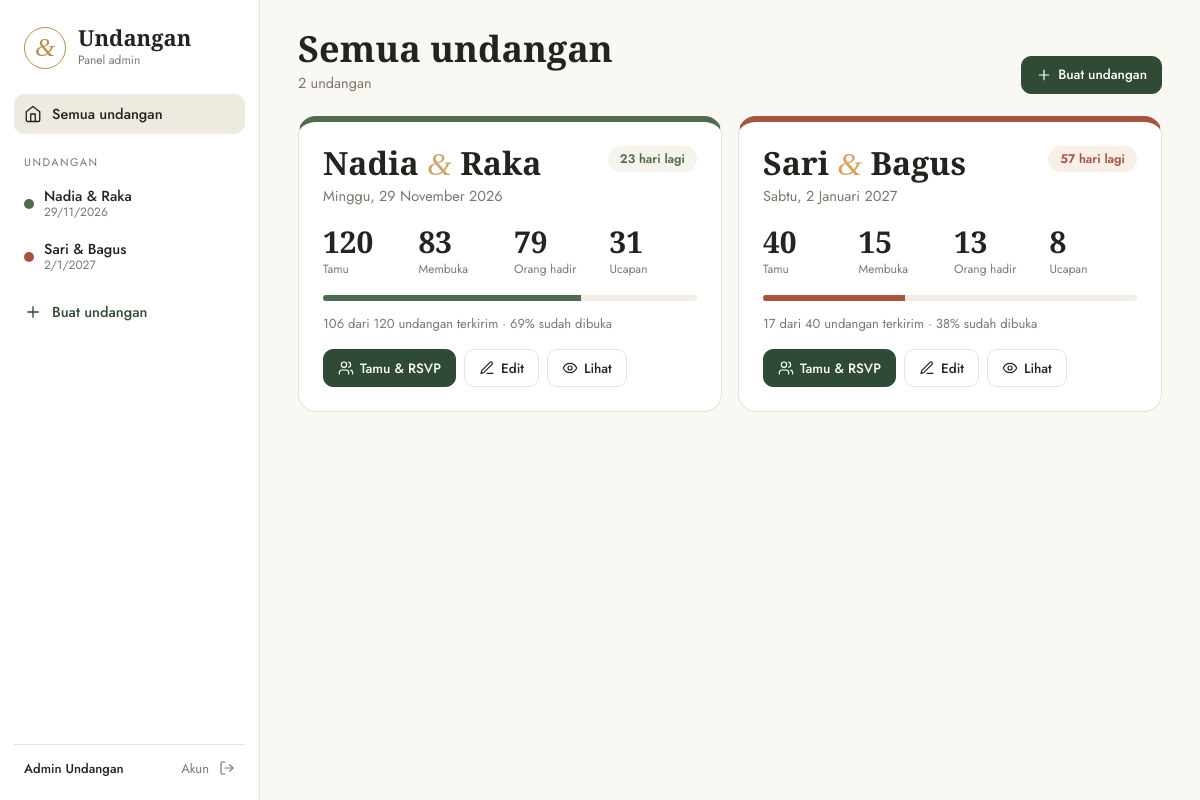
Screenshot of /admin.php?page=dashboard (signed in) with the database file from the repository.
### tables this page shows
CREATE TABLE acara (
  id INT AUTO_INCREMENT PRIMARY KEY,
  slug VARCHAR(60) NOT NULL UNIQUE,
  pria_panggilan VARCHAR(40) NOT NULL,
  pria_nama VARCHAR(120) NOT NULL,
  pria_ortu VARCHAR(200),
  pria_foto VARCHAR(120),
  wanita_panggilan VARCHAR(40) NOT NULL,
  wanita_nama VARCHAR(120) NOT NULL,
  wanita_ortu VARCHAR(200),
  wanita_foto VARCHAR(120),
  urutan ENUM('wanita','pria') NOT NULL DEFAULT 'wanita',    
  akad_waktu DATETIME NOT NULL,
  akad_selesai TIME NULL,
  akad_tempat VARCHAR(150) NOT NULL,
  akad_alamat VARCHAR(255),
  resepsi_waktu DATETIME NULL,
  resepsi_selesai TIME NULL,
  resepsi_tempat VARCHAR(150),
  resepsi_alamat VARCHAR(255),
  maps_url VARCHAR(500),
  kutipan TEXT,
  kutipan_sumber VARCHAR(100),
  palet VARCHAR(20) NOT NULL DEFAULT 'sage',
  musik VARCHAR(120),
  alamat_kado VARCHAR(255),
  maks_orang_default TINYINT NOT NULL DEFAULT 2,
  template_wa TEXT,                                    
  aktif TINYINT(1) NOT NULL DEFAULT 1,
  created_at DATETIME NOT NULL DEFAULT CURRENT_TIMESTAMP
);

### admin.php (called while the page is built, shortened)
<?php
require __DIR__ . '/includes/bootstrap.php';
$routes = [
    'login'      => 'pages/admin/login.php',
    'logout'     => 'pages/admin/logout.php',
    'dashboard'  => 'pages/admin/dashboard.php',
    'acara'      => 'pages/admin/acara.php',
    'tamu'       => 'pages/admin/tamu.php',
    'kirim'      => 'pages/admin/kirim.php',
    'ucapan'     => 'pages/admin/ucapan.php',
    'akun'       => 'pages/admin/akun.php',
];
$page = (string) ($_GET['page'] ?? 'dashboard');
require __DIR__ . '/' . $routes[$page];

### pages/admin/dashboard.php (the view, shortened to what this page needs)
<?php
$rows = q("SELECT a.*,
  (SELECT COUNT(*) FROM tamu t WHERE t.acara_id = a.id) tamu,
  (SELECT COUNT(*) FROM tamu t WHERE t.acara_id = a.id AND t.dikirim_at IS NOT NULL) dikirim,
  (SELECT COUNT(*) FROM tamu t WHERE t.acara_id = a.id AND t.dibuka_at IS NOT NULL) dibuka,
  (SELECT COALESCE(SUM(r.jumlah),0) FROM rsvp r JOIN tamu t ON t.id = r.tamu_id WHERE t.acara_id = a.id AND r.kehadiran = 'hadir') orang,
  (SELECT COUNT(*) FROM ucapan u WHERE u.acara_id = a.id) ucapan
  FROM acara a ORDER BY a.akad_waktu")->fetchAll();
$title = 'Semua undangan';
$sub = count($rows) . ' undangan';
$actions = '<a class="btn pri" href="' . url('acara') . '">' . icon('plus', 16) . ' Buat undangan</a>';
require __DIR__ . '/../../includes/admin_header.php';
?>
<div class="events">
  <?php foreach ($rows as $r): [$x1, $x2] = pasangan($r); $pal = PALET[$r['palet']] ?? PALET['sage'];
    $sisa = (int) floor((strtotime(date('Y-m-d', strtotime($r['akad_waktu']))) - strtotime('today')) / 86400); ?>
    <article class="ev-card" style="--p:<?= e($pal[2]) ?>;--a:<?= e($pal[3]) ?>;--b:<?= e($pal[1]) ?>">
      <div class="ev-head">
        <div><h2><?= e($x1) ?> <em>&amp;</em> <?= e($x2) ?></h2><p><?= e(tgl_panjang($r['akad_waktu'])) ?></p></div>
        <span class="pill"><?= $sisa > 0 ? $sisa . ' hari lagi' : ($sisa === 0 ? 'Hari ini' : 'Selesai') ?></span>
      </div>
      <div class="ev-stats">
        <div><b><?= (int) $r['tamu'] ?></b><small>Tamu</small></div>
        <div><b><?= (int) $r['dibuka'] ?></b><small>Membuka</small></div>
        <div><b><?= (int) $r['orang'] ?></b><small>Orang hadir</small></div>
        <div><b><?= (int) $r['ucapan'] ?></b><small>Ucapan</small></div>
      </div>
      <div class="bar"><span style="width:<?= $r['tamu'] ? round($r['dibuka'] / $r['tamu'] * 100) : 0 ?>%"></span></div>
      <p class="mut sm"><?= (int) $r['dikirim'] ?> dari <?= (int) $r['tamu'] ?> undangan terkirim · <?= $r['tamu'] ? round($r['dibuka'] / $r['tamu'] * 100) : 0 ?>% sudah dibuka<?= $r['aktif'] ? '' : ' · <b>nonaktif</b>' ?></p>
      <div class="ev-btns">
        <a class="btn pri" href="<?= url('tamu', ['id' => $r['id']]) ?>"><?= icon('users', 16) ?> Tamu &amp; RSVP</a>
        <a class="btn" href="<?= url('acara', ['id' => $r['id']]) ?>"><?= icon('edit', 16) ?> Edit</a>
        <a class="btn" href="<?= e(link_tamu($r)) ?>" target="_blank" rel="noopener"><?= icon('eye', 16) ?> Lihat</a>
      </div>
    </article>
  <?php endforeach; ?>
</div>
<?php require __DIR__ . '/../../includes/admin_footer.php'; ?>

### includes/bootstrap.php (shortened to what this page needs)
<?php
function db(): PDO
{
    static $pdo = null;
    if ($pdo === null) {
        $c = require __DIR__ . '/../config/database.php';
        $pdo = new PDO("mysql:host={$c['host']};port={$c['port']};dbname={$c['database']};charset=utf8mb4", $c['username'], $c['password'], [
            PDO::ATTR_ERRMODE => PDO::ERRMODE_EXCEPTION,
            PDO::ATTR_DEFAULT_FETCH_MODE => PDO::FETCH_ASSOC,
            PDO::ATTR_EMULATE_PREPARES => false,
        ]);
        $pdo->exec("SET time_zone = '+07:00'");
    }
    return $pdo;
}
function q(string $sql, array $params = []): PDOStatement
{
    $st = db()->prepare($sql);
    $st->execute($params);
    return $st;
}
function e($v): string { return htmlspecialchars((string) $v, ENT_QUOTES, 'UTF-8'); }
function url(string $page, array $p = []): string { return 'admin.php?' . http_build_query(['page' => $page] + $p); }
function user(): ?array { return $_SESSION['user'] ?? null; }
function base_url(): string
{
    $https = ($_SERVER['HTTPS'] ?? '') === 'on' || ($_SERVER['HTTP_X_FORWARDED_PROTO'] ?? '') === 'https';
    $dir = rtrim(str_replace('\\', '/', dirname($_SERVER['SCRIPT_NAME'] ?? '/')), '/');
    return ($https ? 'https' : 'http') . '://' . ($_SERVER['HTTP_HOST'] ?? 'localhost') . $dir . '/';
}
function link_tamu(array $acara, ?array $tamu = null): string
{
    return base_url() . '?u=' . rawurlencode($acara['slug']) . ($tamu ? '&k=' . $tamu['kode'] : '');
}
function tgl_panjang(string $dt): string
{
    $t = strtotime($dt);
    return HARI[(int) date('w', $t)] . ', ' . date('j', $t) . ' ' . BULAN[(int) date('n', $t)] . ' ' . date('Y', $t);
}
function pasangan(array $a, string $field = 'panggilan'): array
{
    $w = $a['wanita_' . $field]; $p = $a['pria_' . $field];
    return $a['urutan'] === 'pria' ? [$p, $w] : [$w, $p];
}
function icon(string $name, int $size = 18): string
{
    return '<svg class="ic" width="' . $size . '" height="' . $size . '" viewBox="0 0 24 24" fill="none" stroke="currentColor" stroke-width="1.8" stroke-linecap="round" stroke-linejoin="round" aria-hidden="true">' . $p . '</svg>';
}

### includes/admin_header.php (shortened to what this page needs)
<?php
$navAcara = q('SELECT id, slug, wanita_panggilan, pria_panggilan, urutan, akad_waktu, palet FROM acara ORDER BY akad_waktu')->fetchAll();
$navNow = $_GET['page'] ?? 'dashboard';
$navId = (int) ($acaraAktif['id'] ?? 0);
?>
<!DOCTYPE html>
<html lang="id">
<head>
<link rel="stylesheet" href="assets/css/admin.css?v=1">
</head>
<body>
<div class="shell">
  <aside class="nav">
    <a class="brand" href="<?= url('dashboard') ?>"><span>&amp;</span><div><b>Undangan</b><small>Panel admin</small></div></a>
    <a class="nl <?= $navNow === 'dashboard' ? 'on' : '' ?>" href="<?= url('dashboard') ?>"><?= icon('home', 18) ?> Semua undangan</a>
    <p class="nh">Undangan</p>
    <?php foreach ($navAcara as $navA): [$navX1, $navX2] = pasangan($navA); ?>
      <a class="nl ev <?= $navId === (int) $navA['id'] ? 'on' : '' ?>" href="<?= url('tamu', ['id' => $navA['id']]) ?>"><i style="background:<?= e((PALET[$navA['palet']] ?? PALET['sage'])[2]) ?>"></i><span><?= e($navX1 . " & " . $navX2) ?><small><?= e(date('j/n/Y', strtotime($navA['akad_waktu']))) ?></small></span></a>
    <?php endforeach; ?>
    <a class="nl add" href="<?= url('acara') ?>"><?= icon('plus', 18) ?> Buat undangan</a>
    <div class="me"><span><?= e(user()['nama']) ?></span><a href="<?= url('akun') ?>">Akun</a><a href="<?= url('logout') ?>" title="Keluar"><?= icon('logout', 16) ?></a></div>
  </aside>
  <main class="content">
    <header class="top"><div><h1><?= e($title) ?></h1><?php if (!empty($sub)): ?><p><?= $sub ?></p><?php endif; ?></div><div class="acts"><?= $actions ?? '' ?></div></header>

### assets/css/admin.css (style rules this page uses)
:root { --paper: #faf8f3; --white: #fff; --ink: #24231f; --mut: #7b776d; --line: #e8e3d8; --pri: #2f4a35; --acc: #b58f4c; --ok: #2f6b3a; --ok-c: #e5f0e3; --warn: #8a6216; --warn-c: #f6ecd5; --bad: #9a3a2a; --bad-c: #f6e3de; --serif: "Cormorant Garamond", Georgia, serif; --sans: "Jost", "Segoe UI", system-ui, sans-serif; }
* { box-sizing: border-box; }
body { margin: 0; background: var(--paper); color: var(--ink); font: 400 14.5px/1.5 var(--sans); }
a { color: var(--pri); }
.ic { vertical-align: -3px; flex-shrink: 0; }
.mut { color: var(--mut); }
.sm { font-size: 13px; }
.shell { display: grid; grid-template-columns: 260px 1fr; min-height: 100vh; }
.nav { background: var(--white); border-right: 1px solid var(--line); padding: 22px 14px; display: flex; flex-direction: column; gap: 2px; position: sticky; top: 0; height: 100vh; overflow-y: auto; }
.brand { display: flex; align-items: center; gap: 12px; padding: 4px 10px 22px; text-decoration: none; color: var(--ink); }
.brand span { width: 42px; height: 42px; border-radius: 50%; border: 1px solid var(--acc); display: grid; place-items: center; font: italic 500 26px var(--serif); color: var(--acc); }
.brand b { display: block; font: 600 22px/1 var(--serif); }
.brand small { color: var(--mut); font-size: 12px; }
.nh { font-size: 11px; letter-spacing: .14em; text-transform: uppercase; color: var(--mut); margin: 18px 10px 6px; }
.nl { display: flex; align-items: center; gap: 10px; padding: 9px 10px; border-radius: 10px; color: var(--ink); text-decoration: none; font-weight: 500; }
.nl.on { background: #efeadf; }
.nl.ev i { width: 10px; height: 10px; border-radius: 50%; flex-shrink: 0; }
.nl.ev span { display: flex; flex-direction: column; line-height: 1.25; }
.nl.ev small { color: var(--mut); font-weight: 400; font-size: 12px; }
.nl.add { color: var(--pri); margin-top: 8px; }
.me { margin-top: auto; padding: 14px 10px 0; border-top: 1px solid var(--line); display: flex; gap: 10px; align-items: center; font-size: 13px; }
.me span { flex: 1; font-weight: 500; }
.me a { color: var(--mut); text-decoration: none; }
.content { padding: 30px 38px 60px; min-width: 0; }
.top { display: flex; justify-content: space-between; align-items: flex-end; gap: 16px; margin-bottom: 22px; flex-wrap: wrap; }
.top h1 { margin: 0; font: 600 36px/1.05 var(--serif); }
.top p { margin: 4px 0 0; color: var(--mut); }
.acts { display: flex; gap: 8px; flex-wrap: wrap; }
.btn { display: inline-flex; align-items: center; gap: 6px; height: 38px; padding: 0 14px; border-radius: 10px; border: 1px solid var(--line); background: var(--white); color: var(--ink); font: 500 13.5px var(--sans); cursor: pointer; text-decoration: none; white-space: nowrap; }
.btn.pri { background: var(--pri); border-color: var(--pri); color: #fff; }
.events { display: grid; grid-template-columns: repeat(auto-fill, minmax(420px, 1fr)); gap: 16px; }
.ev-card { background: var(--white); border: 1px solid var(--line); border-radius: 18px; padding: 24px; border-top: 6px solid var(--p); }
.ev-head { display: flex; justify-content: space-between; gap: 12px; align-items: flex-start; }
.ev-head h2 { font: 600 32px/1.05 var(--serif); margin: 0; }
.ev-head h2 em { color: var(--a); font-weight: 500; }
.ev-head p { margin: 4px 0 0; color: var(--mut); }
.pill { background: var(--b); color: var(--p); border-radius: 99px; padding: 4px 12px; font-size: 12.5px; font-weight: 600; white-space: nowrap; }
.ev-stats { display: grid; grid-template-columns: repeat(4, 1fr); gap: 8px; margin: 20px 0 16px; }
.ev-stats b { display: block; font: 600 30px/1 var(--serif); }
.ev-stats small { color: var(--mut); font-size: 12px; }
.bar { height: 6px; background: #f1ede3; border-radius: 3px; overflow: hidden; }
.bar span { display: block; height: 100%; background: var(--p); }
.ev-btns { display: flex; gap: 8px; margin-top: 16px; flex-wrap: wrap; }

### rows the page displays
acara: navX2 "Nadia & Raka", akad_waktu "29/11/2026", x1 "Nadia", x2 "Raka", akad_waktu "Minggu, 29 November 2026", akad_waktu "23", tamu "120", dibuka "83", orang "79", ucapan "31", dikirim "106", tamu "69"
acara: navX2 "Sari & Bagus", akad_waktu "2/1/2027", x1 "Sari", x2 "Bagus", akad_waktu "Sabtu, 2 Januari 2027", akad_waktu "57", tamu "40", dibuka "15", orang "13", ucapan "8", dikirim "17", tamu "38"

### other values shown
user()['nama'] "Admin Undangan"
$title "Semua undangan"
$sub "2 undangan"
